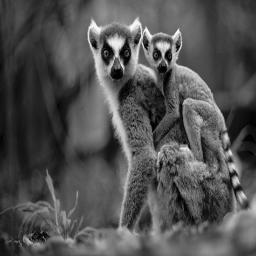
#> input picture Resized_sample/image00025.jpeg, 256 x 256 px; its folder holds only this picture in this run
$ jupyter execute Truncated-svd.ipynb
#> lines starting #> are read from the running program, lines starting #| are printed output that depends on the picture
[cell 1]
from sklearn.decomposition import TruncatedSVD
import numpy as np
import matplotlib.pyplot as plt
import cv2
import os
import glob
import time
from skimage import io

total_time1 = 0.0
sum_fit_transform = 0.0
start_total = time.process_time()

i = 0
os.mkdir('SVD-truncated')
path = "Resized_sample/*.jpeg*"

for img in glob.glob(path):
    X=io.imread(img)
#> X is the input picture: shape (256, 256); min 0, max 255, mean 81.7
    # io.imshow(X)

    svd = TruncatedSVD(n_components=50)
    start_fit_transform = time.process_time()
    X_svd = svd.fit_transform(X)
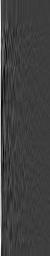
#> X_svd: shape (256, 50) float64; min -547.7, max 1725.3, mean 26.6; drawn with min black and max white
    sum_fit_transform += time.process_time() - start_fit_transform
    y=X.ndim
#> y = 2

    image = svd.inverse_transform(X_svd)
    image = image.astype(np.uint8)

    io.imsave("SVD-truncated/image%05i.jpeg" %i, image)
    i += 1

total_time1 += time.process_time() - start_total
avg_fit_transform = sum_fit_transform/100
print("Total Time required for execution: ", total_time1)
print("Total Fit-Transform Time: ", sum_fit_transform)
print("Average Fit-Transform time: ", avg_fit_transform)


$ run again, on Resized_sample/image00254.jpeg
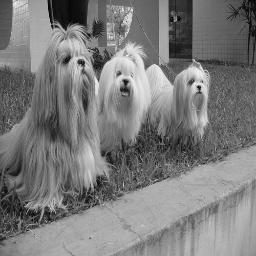
#> input picture Resized_sample/image00254.jpeg, 256 x 256 px
#> X is the input picture: shape (256, 256); min 0, max 253, mean 123.5
#> `X_svd = svd.fit_transform(X)`:
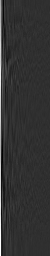
#> X_svd: shape (256, 50) float64; min -578.3, max 2518.1, mean 39.7; drawn with min black and max white
#> `image = svd.inverse_transform(X_svd)`:
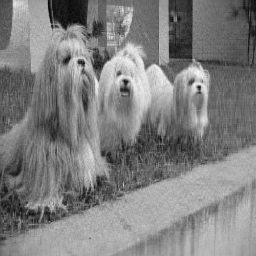
#> image: shape (256, 256) float64; min -7.03, max 253.1, mean 123.5; drawn with min black and max white

$ run again, on Resized_sample/image00490.jpeg
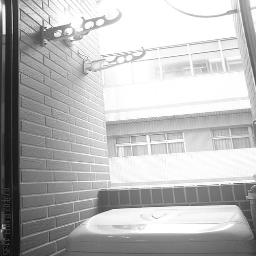
#> input picture Resized_sample/image00490.jpeg, 256 x 256 px
#> X is the input picture: shape (256, 256); min 2, max 255, mean 183.4
#> `X_svd = svd.fit_transform(X)`:
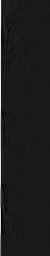
#> X_svd: shape (256, 50) float64; min -414.8, max 3711.1, mean 60.5; drawn with min black and max white
#> `image = image.astype(np.uint8)`:
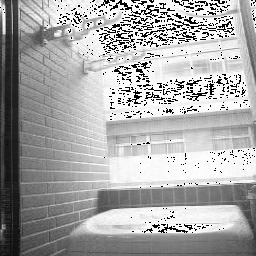
#> image: shape (256, 256); min 0, max 255, mean 168.6

$ run again, on Resized_sample/image00496.jpeg
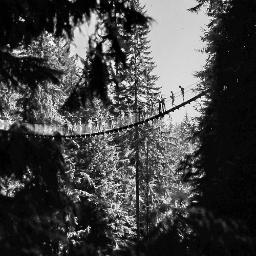
#> input picture Resized_sample/image00496.jpeg, 256 x 256 px
#> X is the input picture: shape (256, 256); min 0, max 255, mean 68.6
#> `image = svd.inverse_transform(X_svd)`:
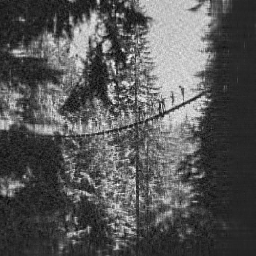
#> image: shape (256, 256) float64; min -42.09, max 282.3, mean 68.6; drawn with min black and max white
#> `image = image.astype(np.uint8)`:
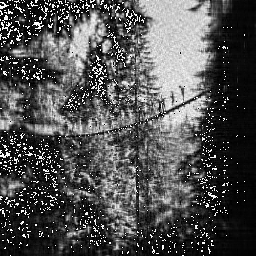
#> image: shape (256, 256); min 0, max 255, mean 80.2

$ run again, on Resized_sample/image00031.jpeg
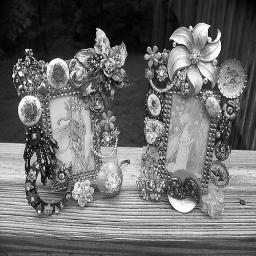
#> input picture Resized_sample/image00031.jpeg, 256 x 256 px
#> X is the input picture: shape (256, 256); min 0, max 255, mean 107
#> `X_svd = svd.fit_transform(X)`:
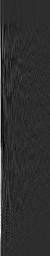
#> X_svd: shape (256, 50) float64; min -640.1, max 2984.2, mean 33.9; drawn with min black and max white
#> `io.imsave("SVD-truncated/image%05i.jpeg" %i, image)`:
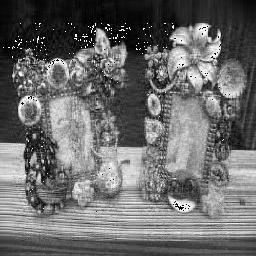
#> saved as image00000.jpeg: shape (256, 256); min 0, max 255, mean 107
